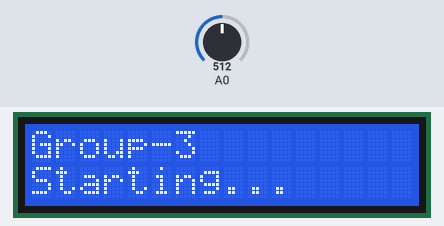
Bench run of a sketch on a simulated Arduino Uno, built with avr-gcc and run on an emulated ATmega328P. Shown: 16×2 character LCD. The inputs (shaded band) are chosen by the test bench; at power-on: A0 = 512. What the sketch prints to the serial monitor is not drawn.

Above: at 0.2 s.
At 5.2 s:
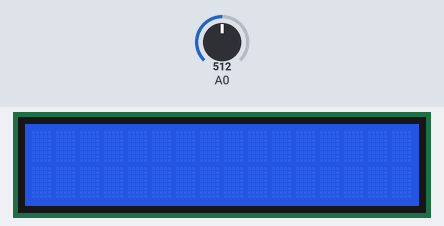
At 7.5 s:
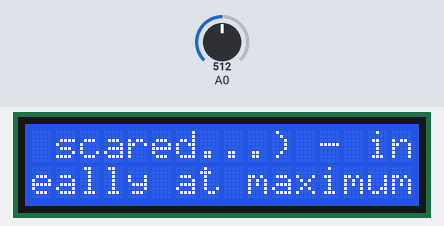

The sketch:

UV.ino
```cpp
#include <LiquidCrystal_PCF8574.h>

LiquidCrystal_PCF8574 lcd(0x27);  // set the LCD address to 0x27 for a 16 chars and 2 line display

// Arduino code is available to download - link below the video.

// UV index explanation: http://www2.epa.gov/sunwise/uv-index-scale
// UV index explanation: http://www.epa.gov/sunwise/doc/what_is_uvindex.html

/*
Connection:

 Arduino           Ultraviolet (UV) sensor
 A0 (Analog 0)          SIG
 +5V                    VCC
 GND                    GND
*/

float Vsig;

void setup(){
  Serial.begin(9600);
  lcd.setBacklight(255);
  lcd.begin(16, 2);
  lcd.print("Group-3");
  delay(100);
  lcd.setCursor(0,1);
  lcd.print("Starting...");
  delay(5000);
}

void loop()
{
  lcd.clear();
  lcd.display();
  int sensorValue;
  long  sum=0;
  for(int i=0;i<1024;i++)
   {
      sensorValue=analogRead(A0);
      sum=sensorValue+sum;
      delay(2);
   }
 sum = sum >> 10;
 Vsig = sum*4980.0/1023.0; // Vsig is the value of voltage measured from the SIG pin of the Grove interface
 Serial.print("The voltage value: ");
 Serial.print(Vsig);
 Serial.print(" mV    --   ");

if (Vsig < 50) {
    lcd.print("UV Index: 0 "); lcd.print("NONE (You're probably at home!) ");
 }
if (Vsig > 50 && Vsig < 227) {
    lcd.print("UV Index: 1 "); lcd.print("LOW (You're probably at home!) ");
 }
if (Vsig > 227 && Vsig < 318) {
    lcd.print("UV Index: 2 "); lcd.print("LOW (You can go outside and have fun!) ");
 }
if (Vsig > 318 && Vsig < 408) {
    lcd.print("UV Index: 3 "); lcd.print("MODERATE (Sun starts to annoy you) ");
 }
if (Vsig > 408 && Vsig < 503) {
    lcd.print("UV Index: 4 "); lcd.print("MODERATE (Sun starts to annoy you) ");
 }
if (Vsig > 503 && Vsig < 606) {
    lcd.print("UV Index: 5 "); lcd.print("MODERATE (Sun starts to annoy you) ");
 }
if (Vsig > 606 && Vsig < 696) {
    lcd.print("UV Index: 6 "); lcd.print("HIGH (Get out from the sunlight! get out now!) ");
 }
if (Vsig > 696 && Vsig < 795) {
    lcd.print("UV Index: 7 "); lcd.print("HIGH (Get out from the sunlight! get out now!) ");
 }
if (Vsig > 795 && Vsig < 881) {
    lcd.print("UV Index: 8 "); lcd.print("VERY HIGH (Get out from the sunlight! get out now!) ");
 }
if (Vsig > 881 && Vsig < 976) {
    lcd.print("UV Index: 9 "); lcd.print("VERY HIGH (If you value your health, don't go outside, just stay at home!) ");
 }
if (Vsig > 976 && Vsig < 1079) {
    lcd.print("UV Index: 10 "); lcd.print("VERY HIGH (If you value your health, don't go outside, just stay at home!) ");
 }
if (Vsig > 1079 && Vsig < 1170) {
    lcd.print("UV Index: 11 "); lcd.print("EXTREME (If you value your health, don't go outside, just stay at home!) ");
 }
if (Vsig > 1170) {
    lcd.print("UV Index: 11+ "); lcd.print("EXTREME (You will probably die in 3, 2, 1... Just JOKING, don't be scared...) - intensity of sunlight is really at maximum ");
 }
 delay(5000);
}
```

Measured:
- what the display in image 0 shows lasts 5.0 s, from 0.2 s to 5.2 s
- what the display in image 1 shows lasts 2.3 s, from 5.2 s to 7.5 s
